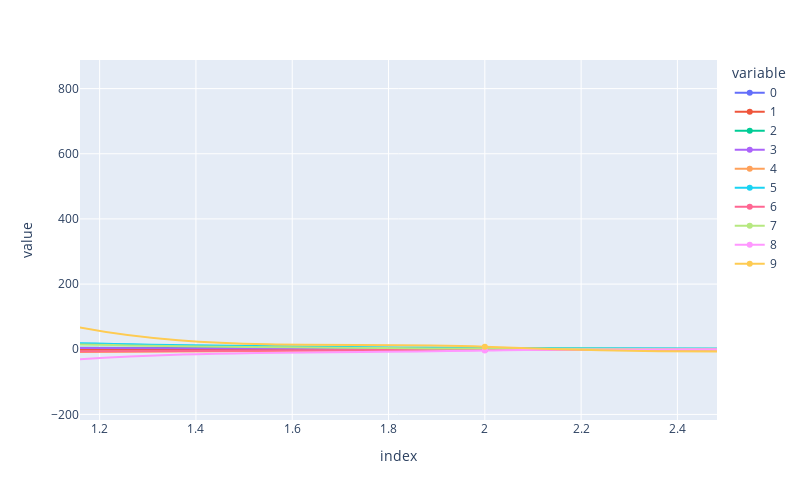

Notebook code cell kept with this figure:
### Code cell
px.line(ddt,line_shape='spline',width=800,height=500,markers=True)

### Figure 1 — Plotly figure (JSON) as saved in the notebook; plotly's stock layout.template omitted (floating-point values rounded to 4 significant figures)
{"data": [{"hovertemplate": "variable=0<br>index=%{x}<br>value=%{y}<extra></extra>", "legendgroup": "0", "line": {"color": "#636efa", "dash": "solid", "shape": "spline"}, "marker": {"symbol": "circle"}, "mode": "markers+lines", "name": "0", "orientation": "v", "showlegend": true, "type": "scatter", "x": [0, 1, 2, 3, 4, 5], "xaxis": "x", "y": [1, 1, 1, 1, 1, 1], "yaxis": "y"}, {"hovertemplate": "variable=1<br>index=%{x}<br>value=%{y}<extra></extra>", "legendgroup": "1", "line": {"color": "#EF553B", "dash": "solid", "shape": "spline"}, "marker": {"symbol": "circle"}, "mode": "markers+lines", "name": "1", "orientation": "v", "showlegend": true, "type": "scatter", "x": [0, 1, 2, 3, 4, 5], "xaxis": "x", "y": [-3, -2, -1, 1, 2, 3], "yaxis": "y"}, {"hovertemplate": "variable=2<br>index=%{x}<br>value=%{y}<extra></extra>", "legendgroup": "2", "line": {"color": "#00cc96", "dash": "solid", "shape": "spline"}, "marker": {"symbol": "circle"}, "mode": "markers+lines", "name": "2", "orientation": "v", "showlegend": true, "type": "scatter", "x": [0, 1, 2, 3, 4, 5], "xaxis": "x", "y": [10, 5, 2, 2, 5, 10], "yaxis": "y"}, {"hovertemplate": "variable=3<br>index=%{x}<br>value=%{y}<extra></extra>", "legendgroup": "3", "line": {"color": "#ab63fa", "dash": "solid", "shape": "spline"}, "marker": {"symbol": "circle"}, "mode": "markers+lines", "name": "3", "orientation": "v", "showlegend": true, "type": "scatter", "x": [0, 1, 2, 3, 4, 5], "xaxis": "x", "y": [9, 4, 1, 1, 4, 9], "yaxis": "y"}, {"hovertemplate": "variable=4<br>index=%{x}<br>value=%{y}<extra></extra>", "legendgroup": "4", "line": {"color": "#FFA15A", "dash": "solid", "shape": "spline"}, "marker": {"symbol": "circle"}, "mode": "markers+lines", "name": "4", "orientation": "v", "showlegend": true, "type": "scatter", "x": [0, 1, 2, 3, 4, 5], "xaxis": "x", "y": [-30, -10, -2, 2, 10, 30], "yaxis": "y"}, {"hovertemplate": "variable=5<br>index=%{x}<br>value=%{y}<extra></extra>", "legendgroup": "5", "line": {"color": "#19d3f3", "dash": "solid", "shape": "spline"}, "marker": {"symbol": "circle"}, "mode": "markers+lines", "name": "5", "orientation": "v", "showlegend": true, "type": "scatter", "x": [0, 1, 2, 3, 4, 5], "xaxis": "x", "y": [100, 25, 4, 4, 25, 100], "yaxis": "y"}, {"hovertemplate": "variable=6<br>index=%{x}<br>value=%{y}<extra></extra>", "legendgroup": "6", "line": {"color": "#FF6692", "dash": "solid", "shape": "spline"}, "marker": {"symbol": "circle"}, "mode": "markers+lines", "name": "6", "orientation": "v", "showlegend": true, "type": "scatter", "x": [0, 1, 2, 3, 4, 5], "xaxis": "x", "y": [-27, -8, -1, 1, 8, 27], "yaxis": "y"}, {"hovertemplate": "variable=7<br>index=%{x}<br>value=%{y}<extra></extra>", "legendgroup": "7", "line": {"color": "#B6E880", "dash": "solid", "shape": "spline"}, "marker": {"symbol": "circle"}, "mode": "markers+lines", "name": "7", "orientation": "v", "showlegend": true, "type": "scatter", "x": [0, 1, 2, 3, 4, 5], "xaxis": "x", "y": [90, 20, 2, 2, 20, 90], "yaxis": "y"}, {"hovertemplate": "variable=8<br>index=%{x}<br>value=%{y}<extra></extra>", "legendgroup": "8", "line": {"color": "#FF97FF", "dash": "solid", "shape": "spline"}, "marker": {"symbol": "circle"}, "mode": "markers+lines", "name": "8", "orientation": "v", "showlegend": true, "type": "scatter", "x": [0, 1, 2, 3, 4, 5], "xaxis": "x", "y": [-300, -50, -4, 4, 50, 300], "yaxis": "y"}, {"hovertemplate": "variable=9<br>index=%{x}<br>value=%{y}<extra></extra>", "legendgroup": "9", "line": {"color": "#FECB52", "dash": "solid", "shape": "spline"}, "marker": {"symbol": "circle"}, "mode": "markers+lines", "name": "9", "orientation": "v", "showlegend": true, "type": "scatter", "x": [0, 1, 2, 3, 4, 5], "xaxis": "x", "y": [1000, 125, 8, 8, 125, 1000], "yaxis": "y"}], "layout": {"dragmode": "zoom", "height": 500, "legend": {"title": {"text": "variable"}, "tracegroupgap": 0}, "margin": {"t": 60}, "width": 800, "xaxis": {"anchor": "y", "autorange": false, "domain": [0, 1], "range": [1.159, 2.482], "title": {"text": "index"}, "type": "linear"}, "yaxis": {"anchor": "x", "autorange": false, "domain": [0, 1], "range": [-217.1, 887.8], "title": {"text": "value"}, "type": "linear"}}}
